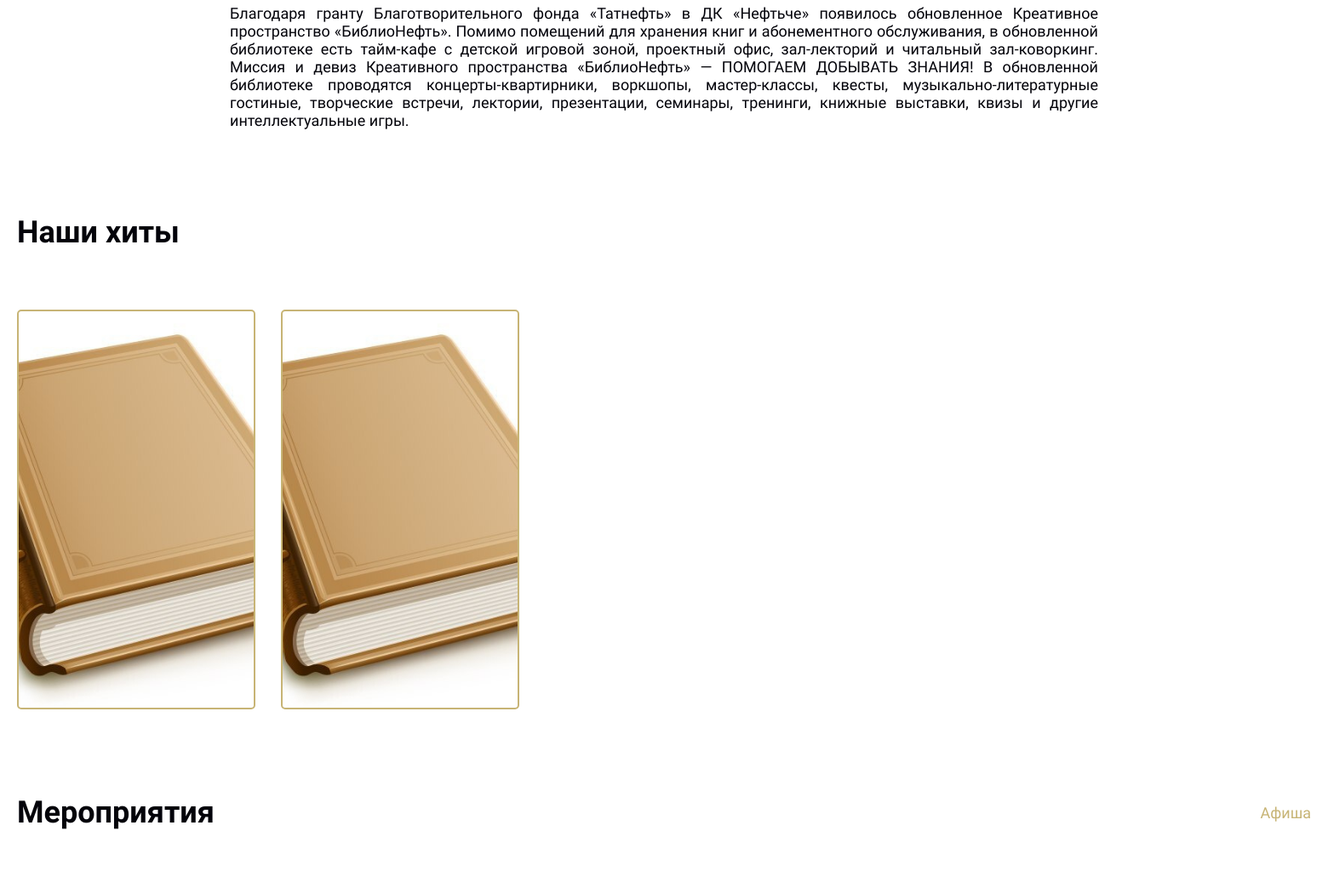
The app's page / (middle part), older data.
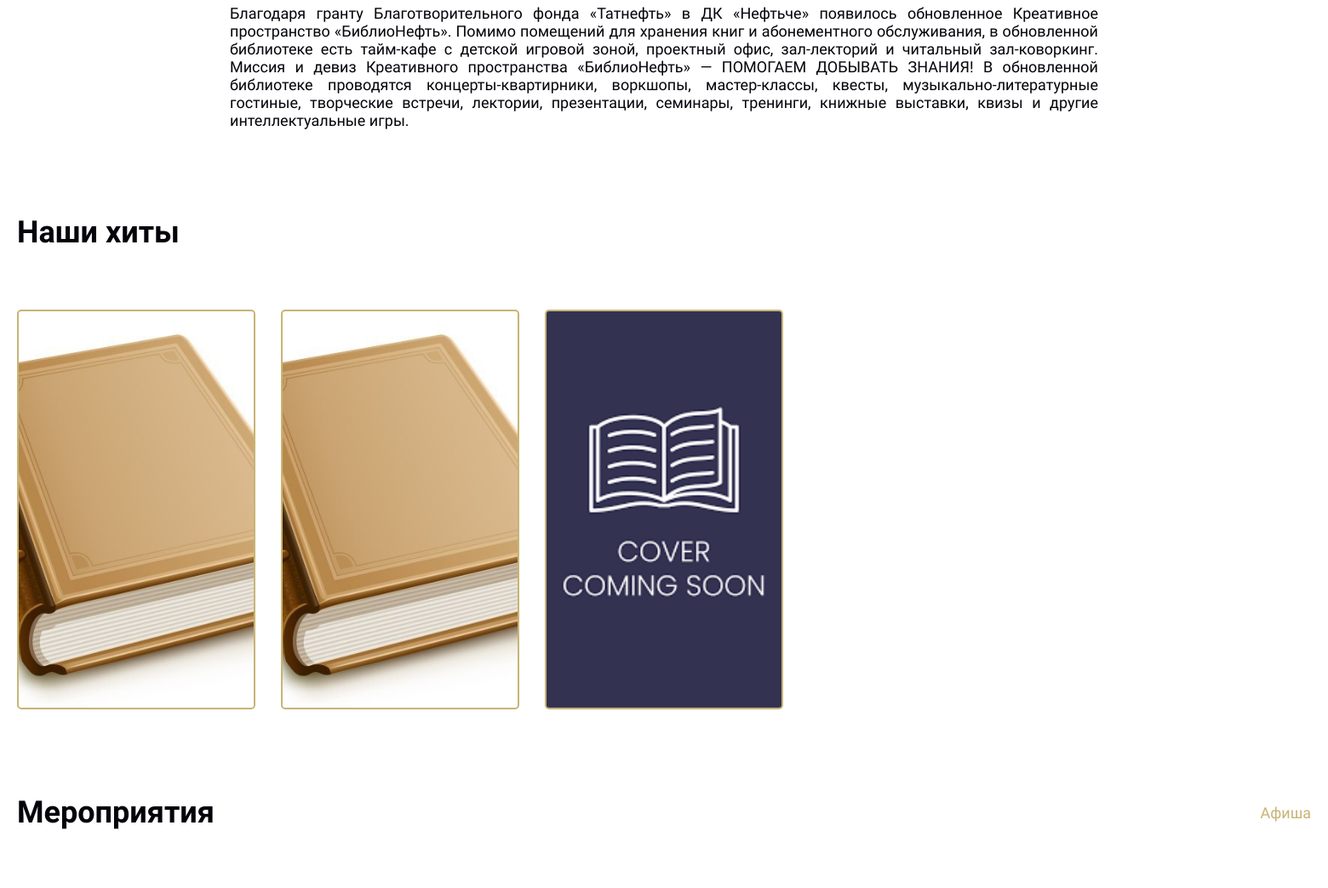
The same page, newer data.
### main/models.py (models this page shows, shortened)
class Book(models.Model):
    title = models.CharField(max_length=200, verbose_name="Название книги")
    author = models.CharField(max_length=100, verbose_name="Автор")
    description = models.TextField(verbose_name="Описание", blank=True, null=True)
    published_date = models.DateField(verbose_name="Дата написания")
    isbn = models.CharField(max_length=13, unique=True, verbose_name="ISBN")
    pages = models.PositiveIntegerField(verbose_name="Количество страниц", validators=[MinValueValidator(1)])
    borrowed_by = models.ForeignKey(
        User,
        on_delete=models.SET_NULL,
        null=True,
        blank=True,
        verbose_name="Взято на чтение",
        related_name="borrowed_books_by"
    )
    added_by = models.ForeignKey(
        User,
        on_delete=models.SET_NULL,
        null=True,
        blank=True,
        verbose_name="Добавлено пользователем",
        related_name="added_books"
    )
    created_at = models.DateTimeField(auto_now_add=True, verbose_name="Дата создания")
    updated_at = models.DateTimeField(auto_now=True, verbose_name="Дата обновления")
    image_book = models.ImageField(upload_to='book/', blank=True, null=True)
    class Meta:
        verbose_name = "Книга"
        verbose_name_plural = "Книги"

### main/views.py (the view)
# urls.py: path('', views.index, name='home'),
def index(request):
    books = Book.objects.exclude(image_book__isnull=True).exclude(image_book__exact='')
    events = Event.objects.filter(is_active=True).order_by('start_date')
    return render(request, 'main/index.html', {'books': books, 'events': events})

### main/templates/main/index.html (shortened to what this page needs)
{% extends 'base.html' %}
{% load static %}
{% block content %}
<div class="container">
  <p class="bn_desc">Благодаря гранту Благотворительного фонда «Татнефть» в ДК «Нефтьче» появилось обновленное Креативное пространство «БиблиоНефть». Помимо помещений для хранения книг и абонементного обслуживания, в обновленной библиотеке есть тайм-кафе с детской игровой зоной, проектный офис, зал-лекторий и читальный зал-коворкинг.
Миссия и девиз Креативного пространства «БиблиоНефть» — ПОМОГАЕМ ДОБЫВАТЬ ЗНАНИЯ! В обновленной библиотеке проводятся концерты-квартирники, воркшопы, мастер-классы, квесты, музыкально-литературные гостиные, творческие встречи, лектории, презентации, семинары, тренинги, книжные выставки, квизы и другие интеллектуальные игры.</p>
  <div class="books">
    <div class="events_head">
      <h1 class="events_title">Наши хиты</h1>
    </div>
    <div class="swiper mySwiper2">
      <div class="swiper-wrapper">
          {% for book in books %}
          <div class="swiper-slide"
               style="background-image: url('{{ book.image_book.url }}');">
          </div>
          {% endfor %}
      </div>
  </div>
  </div>
  <div class="events">
    <div class="events_head">
      <h1 class="events_title">Мероприятия</h1>
      <a class="playbill_link" href="{% url 'playbill' %}">Афиша</a>
    </div>
    <div class="swiper mySwiper3">
  </div>
  </div>
</div>
{% endblock %}

Row changes from the older to the newer data that the page shows:
added Book: image_book (placeholder picture)
